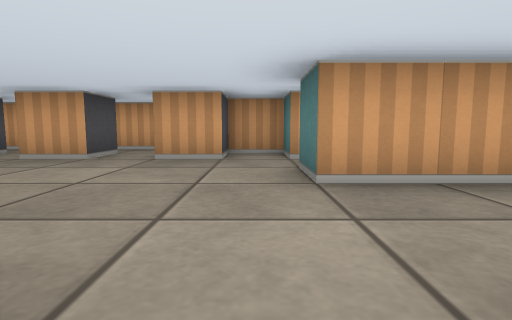
view 1 (above)

12 first-person views from a walk through a cub3D maze. The camera is about half as high as the walls, tilts 6° down and sees 80° across. The floor is counted in squares. Each view is taken from the middle of a square. On the plan, view 1 faces up. The plan holds only what a view shows up to about 9 squares ahead; the rest is blank. The place goes on beyond the plan.

view 2
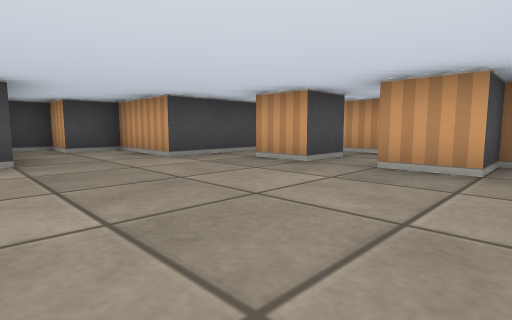

view 3
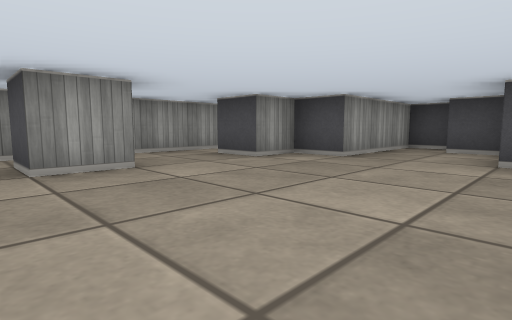

view 4
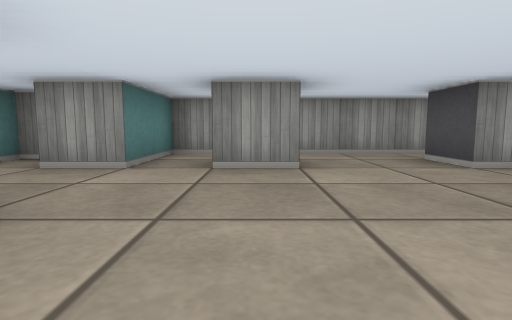

view 5
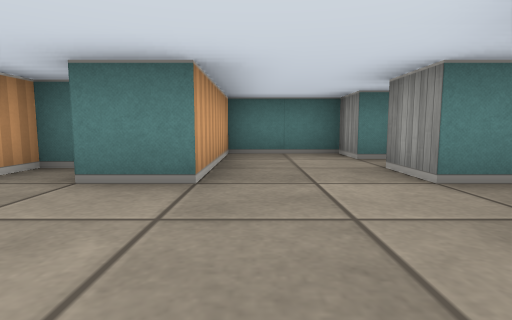

view 6
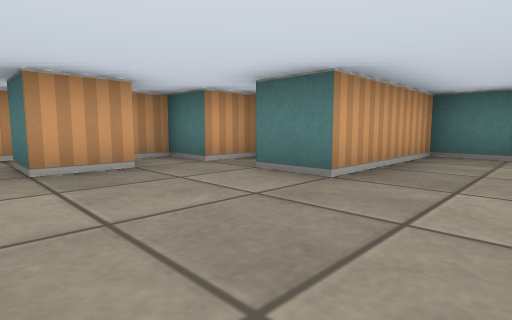

view 7
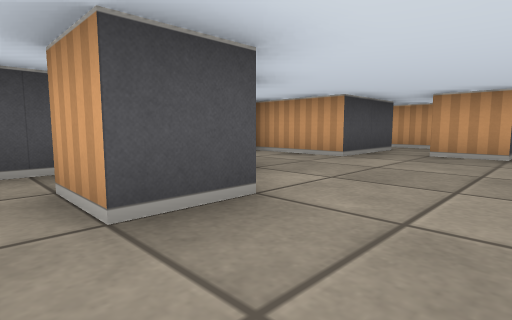

view 8
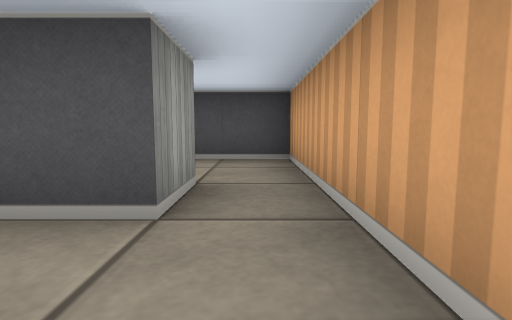

view 9
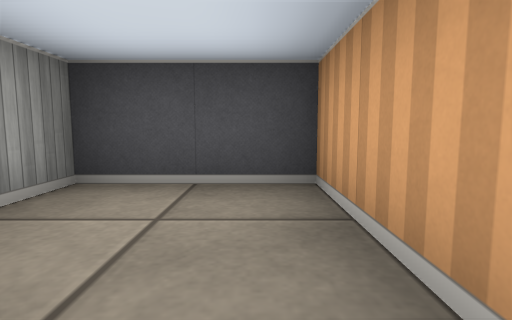

view 10
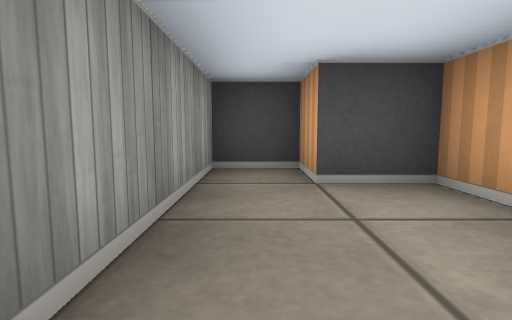

view 11
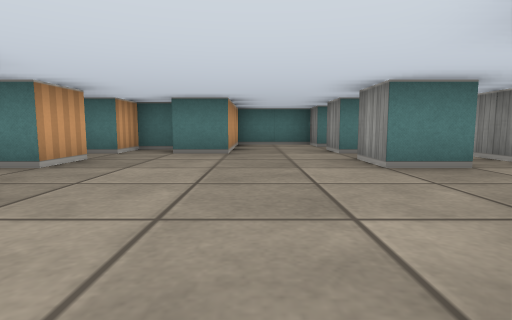

view 12
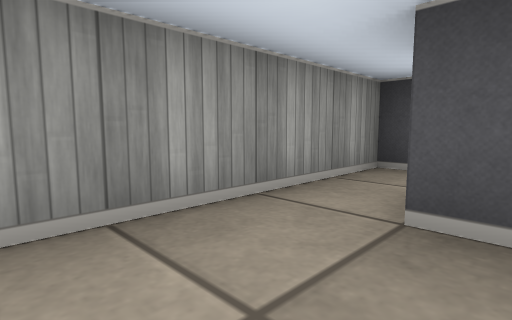

### Floor plan
Points are (right, up) in squares from view 1. A wall is a line through its corners. A room is listed if a view was taken in it or the views show most of it. See-through windows are left out.
Room 1 (views 1, 2, 3, 4, 5, 6, 7, 8, 10, 11, 12)
walls: (-1.5, -0.6) (-1.5, 0.5) (-0.5, 0.5) (-0.5, -0.5); (-0.5, 4.5) (-1.5, 4.5) (-1.5, 5.5); (-2.5, 5.6) (-2.5, 4.5) (-3.5, 4.5); (1.5, 3.8) (1.5, 4.5) (0.5, 4.5); (-5.5, -0.2) (-5.5, -1.5) (0.5, -1.5) (0.5, 0.5) (1.5, 0.5); (-4.5, 5.5) (-4.5, 3.5) (-6.5, 3.5) (-6.5, 2.5) (-7.5, 2.5) (-7.5, 1.5) (-4.5, 1.5) (-4.5, 0.5) (-3.5, 0.5) (-3.5, -0.5) (-4.5, -0.5); (0.5, 5.5) (-0.5, 5.5); (-1.4, 6.5) (-4.6, 6.5); (2.5, -0.5) (2.5, 0.5) (3.5, 0.5) (3.5, 2.5) (0.5, 2.5) (0.5, 3.5)
ways out: opening at (-5, 6) to room 2
Room 2 (view 9)
walls: (-5.5, 5.5) (-4.5, 5.5); (-4.6, 6.5) (-7.5, 6.5) (-7.5, 4.5) (-6.8, 4.5)
ways out: opening at (-5, 6) to room 1

Positions as (right, up) in squares from view 1, and headings:
1: (0, 0), facing up
2: (0, 1), facing up-left
3: (0, 4), facing down-left
4: (-1, 4), facing down
5: (-2, 2), facing right
6: (-2, 1), facing up-right
7: (-2, -1), facing up-left
8: (-3, 6), facing left
9: (-5, 6), facing left
10: (-4, 2), facing left
11: (-5, 2), facing right
12: (-2, 0), facing down-left
